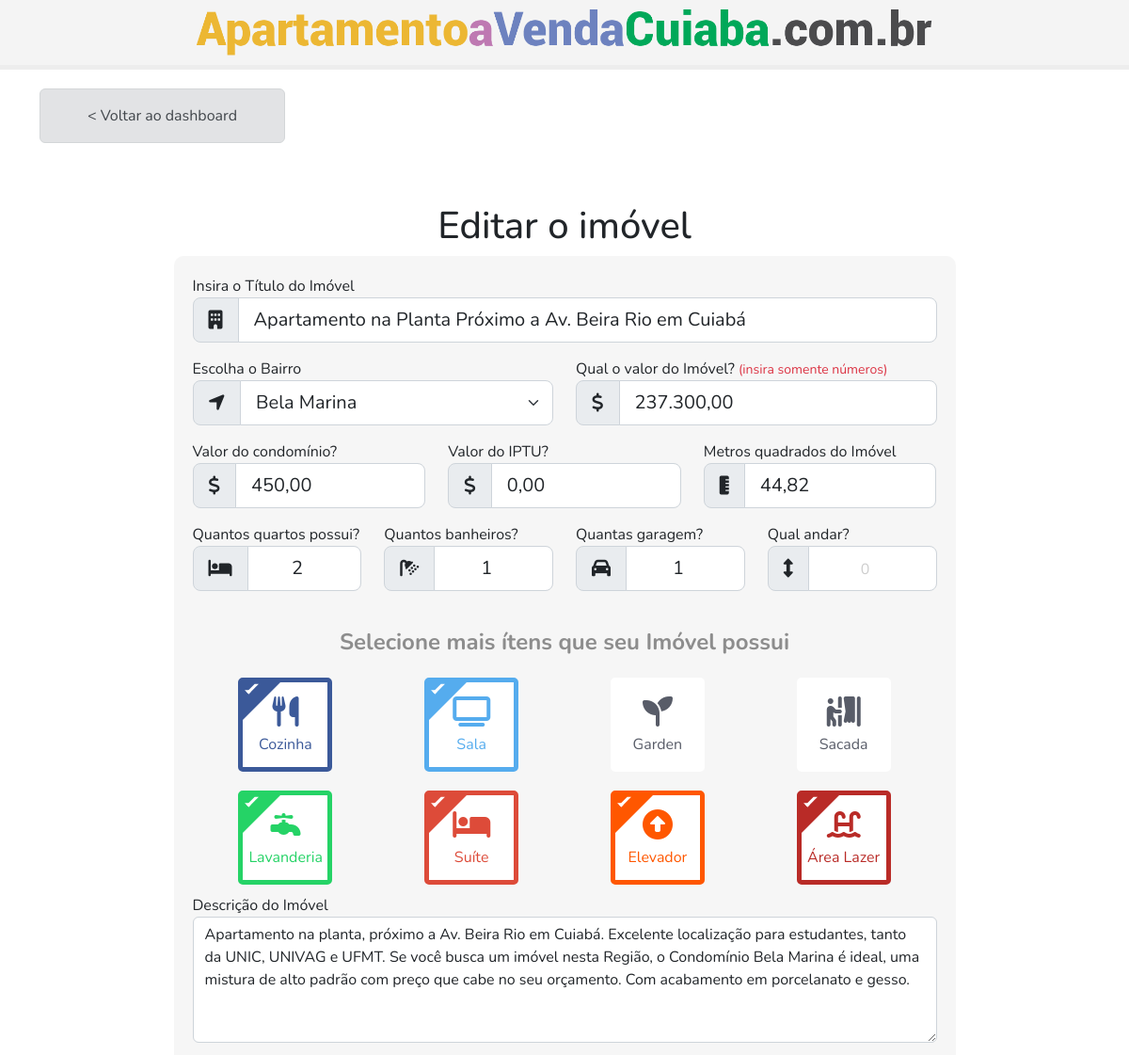
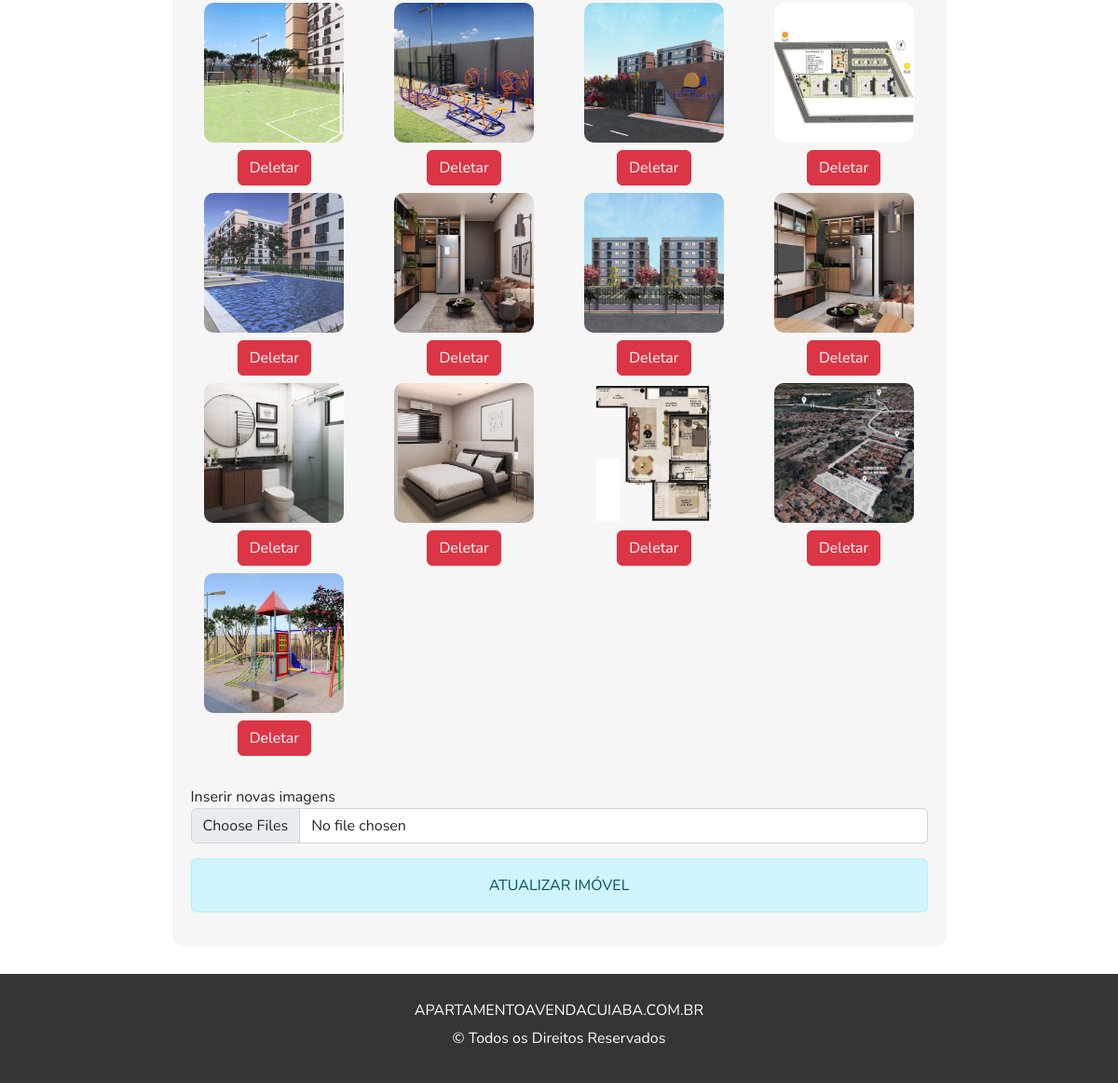
The app's page /app/editar.php?id=1 (signed in) with its own data (2 pictures, top to bottom).
### tables this page shows
CREATE TABLE `imovel` (
  `id_imovel` int(11) NOT NULL,
  `cod_imovel` varchar(255) DEFAULT NULL,
  `titulo` varchar(255) DEFAULT NULL,
  `id_bairro` varchar(255) NOT NULL,
  `id_proprietario` varchar(255) NOT NULL,
  `valor` int(11) DEFAULT NULL,
  `valor_condominio` int(11) DEFAULT NULL,
  `iptu` int(11) DEFAULT NULL,
  `area_construida` varchar(255) DEFAULT NULL,
  `quartos` varchar(255) DEFAULT NULL,
  `banheiros` varchar(255) DEFAULT NULL,
  `garagem` varchar(255) DEFAULT NULL,
  `andar` varchar(255) DEFAULT NULL,
  `cozinha` varchar(255) DEFAULT NULL,
  `sala` varchar(255) DEFAULT NULL,
  `garden` varchar(255) DEFAULT NULL,
  `sacada` varchar(255) DEFAULT NULL,
  `lavanderia` varchar(255) DEFAULT NULL,
  `suite` varchar(255) DEFAULT NULL,
  `elevador` varchar(255) DEFAULT NULL,
  `area_lazer` varchar(255) DEFAULT NULL,
  `descricao` text DEFAULT NULL,
  `views` varchar(255) DEFAULT NULL,
  `status` varchar(255) NOT NULL DEFAULT '1' COMMENT '"1=Ativado | 2=Desativado"',
  `data_criacao` datetime DEFAULT NULL,
  `data_atualizacao` datetime DEFAULT NULL
);

CREATE TABLE `imagem` (
  `id` int(11) NOT NULL,
  `id_imovel` varchar(255) NOT NULL,
  `url` varchar(255) NOT NULL,
  `nome` varchar(255) NOT NULL,
  `incluida_em` datetime NOT NULL,
  `url_webp` text DEFAULT NULL
);

### config/DB.php (called while the page is built, shortened)
<?php
class DB
{
    private $servername = "localhost";
    private $username = "root";
    private $password = "";
    private $database = "db_imoveis";
    private $conn;
    public function __construct()
    {
        try {
            $dsn = "mysql:host=" . $this->servername . ";dbname=" . $this->database;
            $this->conn = new PDO($dsn, $this->username, $this->password);
        } catch (PDOException $e) {
            echo "Conexão falhada: " . $e->getMessage();
        }
    }
    public function getBairros()
    {
        $sql = "SELECT * FROM bairros ORDER BY nome ASC";
        $stmt = $this->conn->prepare($sql);
        $stmt->execute();
        $result = $stmt->fetchAll();
        return $result;
    }
    public function getImageByIdImovel($idImovel)
    {
        $sql = "SELECT * FROM imagem WHERE id_imovel = :id_imovel";
        $stmt = $this->conn->prepare($sql);
        $stmt->execute(['id_imovel' => $idImovel]);
        $data = $stmt->fetchAll(PDO::FETCH_ASSOC);
        return $data;
    }
    function buscarImovelPorId($id)
    {
        try {
            $query = "SELECT * FROM imovel WHERE id_imovel = :id";
            $stmt = $this->conn->prepare($query);
            $stmt->bindValue(':id', $id, PDO::PARAM_INT);
            $stmt->execute();
            return $stmt->fetch(PDO::FETCH_ASSOC);
        } catch (PDOException $e) {
            echo 'Erro no banco de dados: ' . $e->getMessage();
            return false;
        }
    }
    function buscarBairroPorId($id)
    {
        try {
            $query = "SELECT * FROM bairros WHERE id = :id";
            $stmt = $this->conn->prepare($query);
            $stmt->bindValue(':id', $id, PDO::PARAM_INT);
            $stmt->execute();
            return $stmt->fetch(PDO::FETCH_ASSOC);
        } catch (PDOException $e) {
            echo 'Erro no banco de dados: ' . $e->getMessage();
            return false;
        }
    }
}

### app/editar.php (the view, shortened to what this page needs)
<?php
require_once "../config/DB.php";
$db = new DB;
$imovel = $db->buscarImovelPorId($_GET['id']);
$bairros = $db->getBairros();
$bairroId = $db->buscarBairroPorId($imovel['id_bairro']);
if ($bairroId) {
  $id_bairro_selecionado = $bairroId['id'];
} else {
  $id_bairro_selecionado = null;
  $nome_bairro_selecionado = null;
}
$imagensIdImovel = $db->getImageByIdImovel($imovel['id_imovel']);
?>
<!DOCTYPE html>
<html lang="pt-br">
<head>
  <link rel="stylesheet" href="css/style.css" />
  <link href="https://cdn.jsdelivr.net/npm/bootstrap@5.2.0-beta1/dist/css/bootstrap.min.css" rel="stylesheet"
 />
</head>
<body>
  <header class="main">
    <nav class="menu">
      <div class="container">
        <div class="logo">
          <img src="imagem/logo.png" class="img-fluid logo-img" alt="" />
        </div>
      </div>
    </nav>
  </header>
  <nav class="componentes">
    <div class="container">
      <div class="row">
        <div class="col-md-3">
          <a href="dashboard.php" class="alert alert-secondary d-block">< Voltar ao dashboard</a>
        </div>
      </div>
    </div>
  </nav>
  <section class="main mt-5">
    <div class="container">
      <div class="row">
        <div class="col-md-9 mx-auto">
          <h1 class="text-center">Editar o imóvel</h1>
          <form action="atualizarimovel.php" class="add-imovel" method="post" enctype="multipart/form-data">
            <label for="titulo"> Insira o Título do Imóvel</label>
            <div class="input-group input-group-lg mb-3">
              <span class="input-group-text" id="inputGroup-sizing-lg"><i class="fas fa-building"></i></span>
              <input type="text" class="form-control" name="titulo" value="<?php echo $imovel['titulo'] ?>"
                placeholder="Apartamento de 3 quartos próximo ao centro" aria-describedby="inputGroup-sizing-lg"
                required />
            </div>
            <div class="row">
              <div class="col-md-6">
                <label for="bairro"> Escolha o Bairro</label>
                <div class="input-group input-group-lg mb-3">
                  <span class="input-group-text" id="inputGroup-sizing-lg"><i class="fas fa-location-arrow"></i></span>
                  <select name="bairro" class="form-select">
                    <?php foreach ($bairros as $bairro) { ?>
                      <option value="<?php echo $bairro['id']; ?>" <?php if ($bairro['id'] == $id_bairro_selecionado) {
                           echo 'selected';
                         } ?>><?php echo $bairro['nome']; ?></option>
                    <?php } ?>
                  </select>
                </div>
              </div>
              <div class="col-md-6">
                <label for="preco"> Qual o valor do Imóvel? <small class="text-danger">(insira somente
                    números)</small></label>
                <div class="input-group input-group-lg mb-3">
                  <span class="input-group-text" id="inputGroup-sizing-lg"><i class="fas fa-dollar-sign"></i></span>
                  <input type="text" name="preco" class="form-control"
                    value="<?php echo number_format($imovel['valor'], 2, ',', '.'); ?>"
                    aria-describedby="inputGroup-sizing-lg" onKeyUp="mascaraMoeda(this, event);">
                </div>
              </div>
              <div class="col-md-4">
                <label for="condominio"> Valor do condomínio?</label>
                <div class="input-group input-group-lg mb-3">
                  <span class="input-group-text" id="inputGroup-sizing-lg"><i class="fas fa-dollar-sign"></i></span>
                  <input size="12" onKeyUp="mascaraMoeda(this, event)" type="text" class="form-control"
                    name="condominio" value="<?php echo number_format($imovel['valor_condominio'], 2, ',', '.'); ?>"
                    placeholder="400,00" aria-describedby="inputGroup-sizing-lg" required />
                </div>
              </div>
              <div class="col-md-4">
                <label for="condominio"> Valor do IPTU?</label>
                <div class="input-group input-group-lg mb-3">
                  <span class="input-group-text" id="inputGroup-sizing-lg"><i class="fas fa-dollar-sign"></i></span>
                  <input size="12" onKeyUp="mascaraMoeda(this, event)" type="text" class="form-control" name="iptu"
                    value="<?php echo number_format($imovel['iptu'], 2, ',', '.'); ?>" placeholder="1300,00"
                    aria-describedby="inputGroup-sizing-lg" />
                </div>
              </div>
              <div class="col-md-4">
                <label for="area"> Metros quadrados do Imóvel</label>
                <div class="input-group input-group-lg mb-3">
                  <span class="input-group-text" id="inputGroup-sizing-lg"><i class="fas fa-ruler-vertical"></i></span>
                  <input type="text" class="form-control" name="area" placeholder="120"
                    value="<?php echo $imovel['area_construida']; ?>" aria-describedby="inputGroup-sizing-lg"
                    required />
                </div>
              </div>
              <div class="col-md-3">
                <label for="quartos"> Quantos quartos possui?</label>
                <div class="input-group input-group-lg mb-3">
                  <span class="input-group-text" id="inputGroup-sizing-lg"><i class="fas fa-bed"></i></span>
                  <input value="<?php echo $imovel['quartos']; ?>" class="text-center form-control" type="number"
                    name="qtdQuarto" min="0" id="" placeholder="0" required>
                </div>
              </div>
              <div class="col-md-3">
                <label for="banheiro">Quantos banheiros?</label>
                <div class="input-group input-group-lg mb-3">
                  <span class="input-group-text" id="inputGroup-sizing-lg"><i class="fas fa-shower"></i></span>
                  <input value="<?php echo $imovel['banheiros']; ?>" class="text-center form-control" type="number"
                    name="qtdBanheiro" min="0" id="" placeholder="0" required>
                </div>
              </div>
              <div class="col-md-3">
                <label for="area"> Quantas garagem?</label>
                <div class="input-group input-group-lg mb-3">
                  <span class="input-group-text" id="inputGroup-sizing-lg"><i class="fas fa-car"></i></span>
                  <input value="<?php echo $imovel['garagem']; ?>" class="text-center form-control" type="number"
                    min="0" name="qtdGaragem" id="" placeholder="0" required>
                </div>
              </div>
              <div class="col-md-3">
                <label for="area"> Qual andar?</label>
                <div class="input-group input-group-lg mb-3">
                  <span class="input-group-text" id="inputGroup-sizing-lg"><i class="fas fa-arrows-alt-v"></i></span>
                  <input value="<?php echo $imovel['andar']; ?>" class="text-center form-control" type="number"
                    min="0" name="andar" id="" placeholder="0" required>
                </div>
              </div>
              <div class="wrapper">
                <div class="title">
                  Selecione mais ítens que seu Imóvel possui
                </div>
                <div class="container text-center">
                  <div class="row">
                    <div class="col-md-3 text-center">
                      <label class="option_item">
                        <div class="option_inner facebook">
                          <div class="tickmark"></div>
                          <div class="icon"><i class="fas fa-utensils"></i></div>
                          <div class="name">Cozinha</div>
                        </div>
                      </label>
                    </div>
                    <div class="col-md-3">
                      <label class="option_item">
                        <div class="option_inner twitter">
                          <div class="tickmark"></div>
                          <div class="icon"><i class="fas fa-tv"></i></div>
                          <div class="name">Sala</div>
                        </div>
                      </label>
                    </div>
                    <div class="col-md-3">
                      <label class="option_item">
                        <div class="option_inner instagram">
                          <div class="icon"><i class="fas fa-seedling"></i></div>
                          <div class="name">Garden</div>
                        </div>
                      </label>
                    </div>
                    <div class="col-md-3">
                      <label class="option_item">
                        <div class="option_inner linkedin">
                          <div class="icon"><i class="fas fa-person-booth"></i></div>
                          <div class="name">Sacada</div>
                        </div>
                      </label>
                    </div>
                    <div class="col-md-3">
                      <label class="option_item">
                        <div class="option_inner whatsapp">
                          <div class="tickmark"></div>
                          <div class="icon"><i class="fas fa-faucet"></i></div>
                          <div class="name">Lavanderia</div>
                        </div>
                      </label>
                    </div>
                    <div class="col-md-3">
                      <label class="option_item">
                        <div class="option_inner google">
                          <div class="tickmark"></div>
                          <div class="icon"><i class="fas fa-bed"></i></div>
                          <div class="name">Suíte</div>
                        </div>
                      </label>
                    </div>
                    <div class="col-md-3">
                      <label class="option_item">
                        <div class="option_inner reddit">
                          <div class="tickmark"></div>
                          <div class="icon"><i class="fas fa-arrow-alt-circle-up"></i></div>
                          <div class="name">Elevador</div>
                        </div>
                      </label>
                    </div>
                    <div class="col-md-3">
                      <label class="option_item">
                        <div class="option_inner quora">
                          <div class="tickmark"></div>
                          <div class="icon"><i class="fas fa-swimming-pool"></i></div>
                          <div class="name">Área Lazer</div>
                        </div>
                      </label>
                    </div>
                  </div>
                </div>
              </div>
              <div class="col-md-12">
                <label for="area"> Descrição do Imóvel</label>
                <div class="mb-3">
                  <textarea class="form-control" rows="5" name="msg"
                    placeholder="Insira uma pequena descrição do Imovél"><?php echo $imovel['descricao']; ?></textarea>
                </div>
              </div>
              <?php
              foreach ($imagensIdImovel as $value) {
                ?>
                <div class="col-md-3">
                  <div class="input-images">
                    <a href="deletarimagem.php?id=<?php echo $imovel['id_imovel'] ?>&delete=<?php echo $value['id']; ?>&url=<?php echo $value['url_webp'];?>&url1=<?php echo $value['url'];?>">
                      <img src="<?php echo ($value['url_webp'] ? $value['url_webp'] : $value['url'] ); ?>" class="img-fluid img-edit" alt="" srcset="">
                      <h3 class="deletarImg btn btn-danger mt-2">Deletar</h3>
                    </a>
                  </div>
                </div>
                <?php
              }
              ?>
              <div class="mb-3 mt-4">
                <label for="area">Inserir novas imagens</label>
                <input class="form-control" type="file" name="fileUpload[]" id="chooseFile" multiple>
              </div>
              <div class="d-grid gap-2">
                <input type="submit" class="alert alert-info" name="atualizar" value="ATUALIZAR IMÓVEL" />
              </div>
            </div>
          </form>
        </div>
      </div>
    </div>
  </section>
  <footer class="footer">
    <div class="container">
      <div class="row">
        <h1>APARTAMENTOAVENDACUIABA.COM.BR</h1>
        <p>&copy; Todos os Direitos Reservados</p>
      </div>
    </div>
  </footer>
</body>
</html>

### records on screen
imovel: titulo "Apartamento na Planta Próximo a Av. Beira Rio em Cuiabá", preco "237.300,00", condominio "450,00", iptu "0,00", area "44,82", qtdQuarto "2", qtdBanheiro "1", qtdGaragem "1", msg "Apartamento na planta, próximo a Av. Beira Rio em Cuiabá. Excelente localização para estudantes, tanto da UNIC, UNIVAG e UFMT. Se você busca um imóvel nesta Região, o Condomínio Bela Marina é ideal, uma mistura de alto padrão com preço que cabe no seu orçamento. Com acabamento em porcelanato e gesso."
imagem: url (picture)
imagem: url (picture)
imagem: url (picture)
imagem: url (picture)
imagem: url (picture)
imagem: url (picture)
imagem: url (picture)
imagem: url (picture)
imagem: url (picture)
imagem: url (picture)
imagem: url (picture)
imagem: url (picture)
imagem: url (picture)

### other values on screen
form field bairro "Bela Marina"
